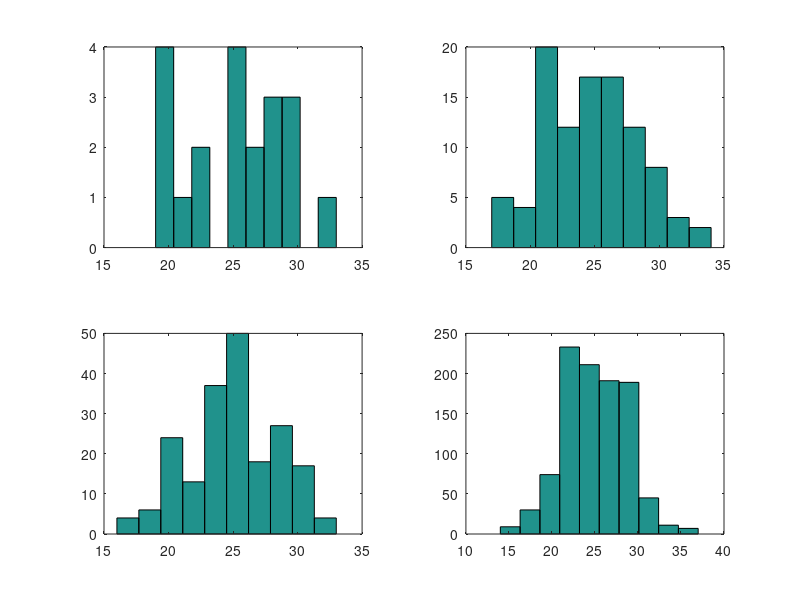

This figure's MATLAB source:
i=1;
for i = 1 : 20
A = randi([0:1],[50,1]);
No_of_heads(i)=sum(A(:) == 1) % Total No of heads %
end
subplot(2,2,1); hist(No_of_heads);
hold all;

i=1;
for i = 1 : 100
A = randi([0:1],[50,1]);
No_of_heads(i)=sum(A(:) == 1) % Total No of heads %
end
subplot(2,2,2); hist(No_of_heads);

i=1;
for i = 1 : 200
A = randi([0:1],[50,1]);
No_of_heads(i)=sum(A(:) == 1) % Total No of heads %
end
subplot(2,2,3); hist(No_of_heads);

i=1;
for i = 1 : 1000
A = randi([0:1],[50,1]);
No_of_heads(i)=sum(A(:) == 1) % Total No of heads %
end
subplot(2,2,4); hist(No_of_heads);





